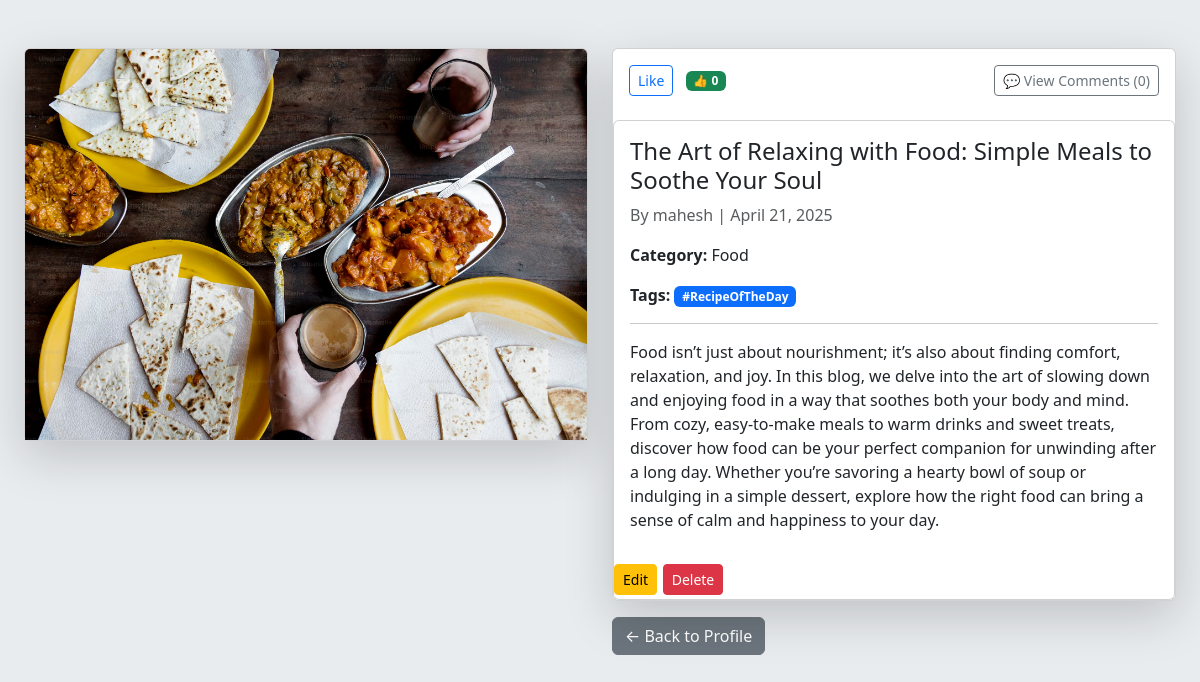
Screenshot of /only/5/ (signed in) with the database file from the repository.
### Post/models.py (models this page shows)
class Post(models.Model):
    user = models.ForeignKey(User, on_delete=models.CASCADE,default=1)
    title = models.CharField(max_length=200)
    content = models.TextField()
    image = models.ImageField(upload_to='images/', null=True, blank=True)
    category = models.ForeignKey(Category, on_delete=models.CASCADE)
    tags = models.ManyToManyField(Tag)
    create_at =  models.DateTimeField(auto_now_add=True)

class Category(models.Model):
    name = models.CharField(max_length=100, unique=True)
    class Meta:
        verbose_name = "Categorie"

class Tag(models.Model):
    name = models.CharField(max_length=100, unique=True)

### Post/views.py (the view)
# urls.py: path('only/<int:id>/',only, name='only'),
@login_required
def only(request, id):
    onl = get_object_or_404(Post, id=id)
    liked_post_ids = Like.objects.filter(user=request.user).values_list('post_id', flat=True)
    like_count = Like.objects.filter(post=onl).count()  # 👉 Count likes for this post
    comments = Comment.objects.filter(post=onl).order_by('-id')
    comment_count = comments.count()
    return render(request, 'post/only.html', {
        'only': onl,
        'liked_post_ids': liked_post_ids,
        'comments': comments,
        'count': comment_count,
        'like_count': like_count,  # 👈 Pass to template
    })

### templates/post/only.html (shortened to what this page needs)
{% extends "base.html" %}
{% block content %}
<div class="container-fluid mt-5">
    <div class="row mx-auto">
        <div class="col-md-6">
            <div class="card shadow-lg" style="max-width: 100%; margin: auto;">
                {% if only.image %}
                    <img src="{{ only.image.url }}" class="card-img-top" alt="{{ only.title }}">
                {% else %}
                    <img src="default-image.jpg" class="card-img-top" alt="No image available">
                {% endif %}
            </div>
        </div>
        <div class="col-md-6">
            <div class="card shadow-lg" style="max-width: 100%; margin: auto;">
                <div class="row d-flex justify-content-between align-items-center px-3 mt-3">
                    <div class="col-auto">
                        <form action="{% url 'toggle_like' only.id %}" method="POST" class="d-inline">
                            {% if only.id in liked_post_ids %}
                                <button type="submit" class="btn btn-danger btn-sm">Unlike</button>
                            {% else %}
                                <button type="submit" class="btn btn-outline-primary btn-sm">Like</button>
                            {% endif %}
                        </form>
                        <span class="badge bg-success ms-2">👍 {{ like_count }}</span>
                    </div>
                    <div class="col-auto">
                        <a href="{% url 'comment' only.id %}" class="btn btn-outline-secondary btn-sm">
                            💬 View Comments ({{ count }})
                        </a>
                    </div>
                </div>
            <div class="card mt-4">
                <div class="card-body">
                    <h4 class="card-title">{{ only.title }}</h4>
                    <p class="text-muted">By {{ only.user.username }} | {{ only.create_at|date:"F j, Y" }}</p>
                    <p><strong>Category:</strong> {{ only.category.name }}</p>
                    <p>
                        <strong>Tags:</strong>
                        {% for tag in only.tags.all %}
                            <span class="badge bg-primary">#{{ tag.name }}</span>
                        {% empty %}
                            <span class="text-muted">No tags</span>
                        {% endfor %}
                    </p>
                    <hr>
                    <p class="card-text">{{ only.content|linebreaks }}</p>
                </div>
                {% if only.user == request.user %}
                <div class="row">
                    <div class="col-md-1"> <a href="{% url 'update_post' only.id %}" class="btn btn-warning btn-sm mb-1">Edit</a></div>
                    <div class="col-md-1"> <a href="{% url 'post_delete' only.id %}" class="btn btn-danger btn-sm mb-1">Delete</a></div>
                </div>
                    {% endif %}
            </div>
        </div>
        <a href="http://127.0.0.1:8000/profile/user/mahesh/profile/" class="btn btn-secondary mt-3">
            ← Back to Profile
        </a>
    </div>
</div>
{% endblock %}

### rows the page displays
Post: image (picture), title "The Art of Relaxing with Food: Simple Meals to Soothe Your Soul", user.username "mahesh", create_at "April 21, 2025", category.name "Food", content "Food isn’t just about nourishment; it’s also about finding comfort, relaxation, and joy. In this blog, we delve into the art of slowing down and enjoying food in a way that soothes both your body and mind. From cozy, easy-to-make meals to warm drinks and sweet treats, discover how food can be your perfect companion for unwinding after a long day. Whether you’re savoring a hearty bowl of soup or indulging in a simple dessert, explore how the right food can bring a sense of calm and happiness to your day."
Tag: name "RecipeOfTheDay"

### other values shown
{{ like_count }} "0"
{{ count }} "0"
